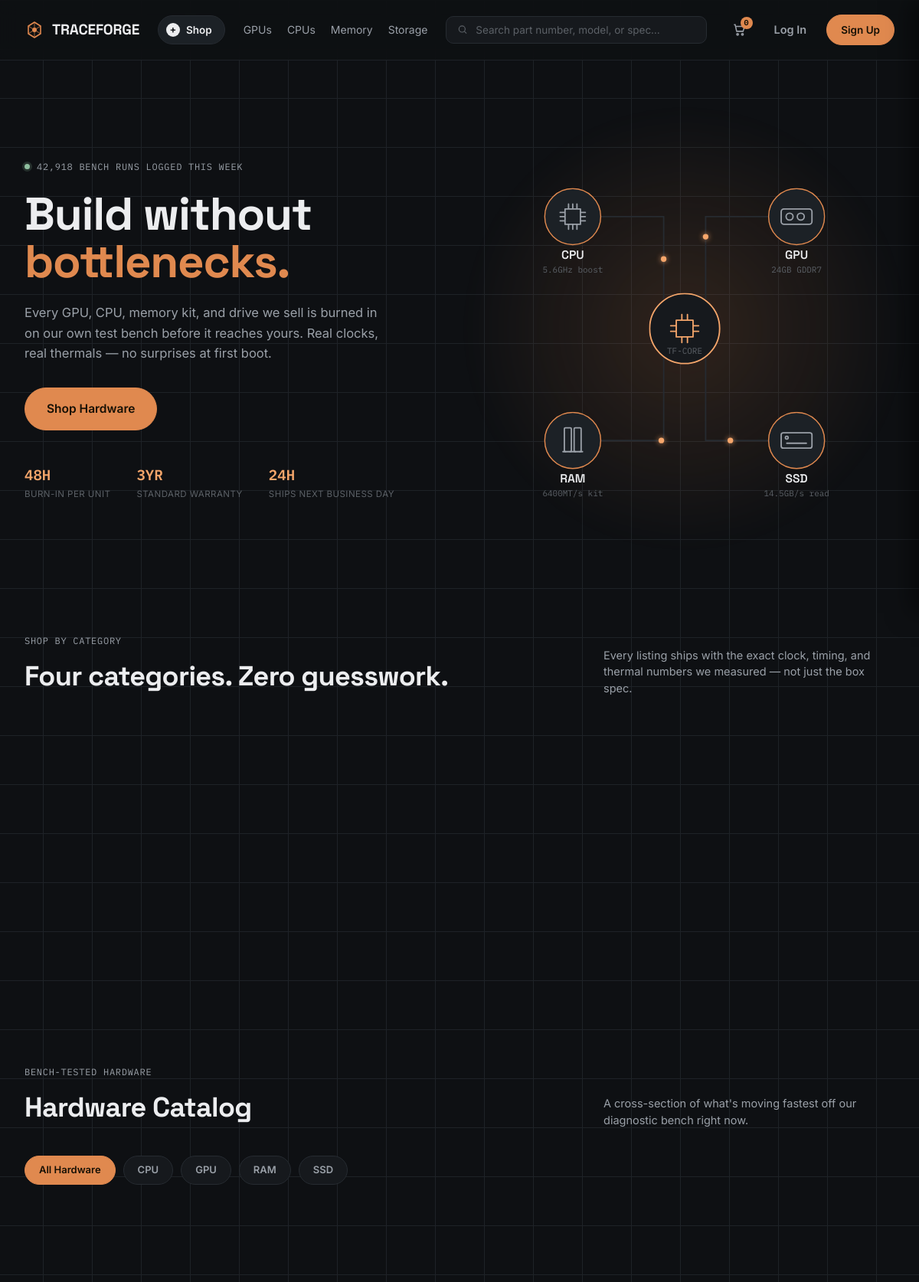
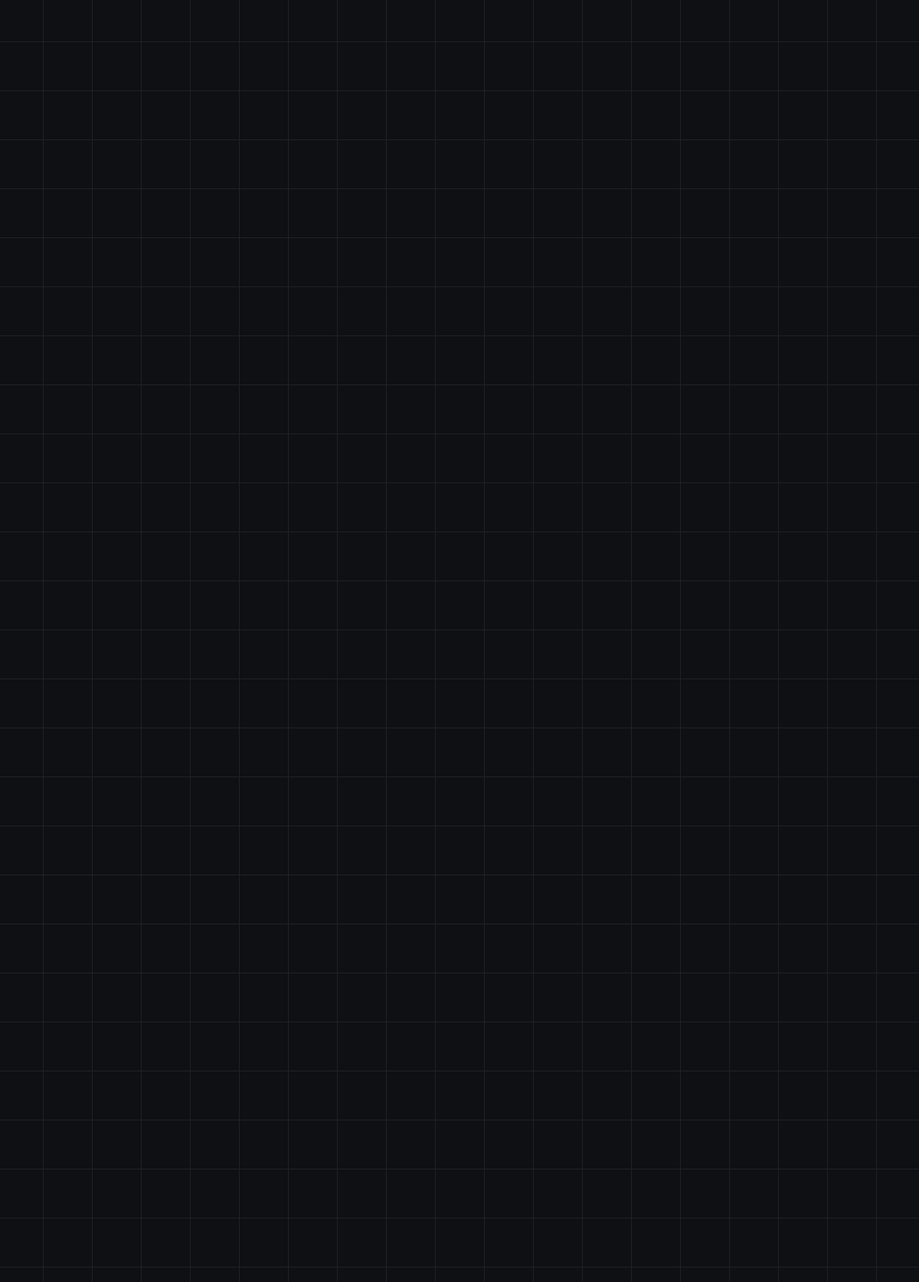
The page / (upper part) on the database its author committed (2 pictures, top to bottom).
### products/models.py (models this page shows, shortened)
class Category(models.Model):
    name = models.CharField(max_length=100, unique=True)
    slug = models.SlugField(max_length=120, unique=True)
    description = models.TextField(blank=True)
    icon_svg = models.TextField(blank=True, help_text='Inline SVG or icon representation')
    class Meta:
        verbose_name_plural = 'Categories'
        ordering = ['name']

### products/views.py (the view)
# urls.py: urlpatterns = [path('', ProductListView.as_view(), name='product_list'), path('product/<slug:slug>/', ProductDetailView.as_view(), name='product_detail'), path('product/<slug:slug>/review/', AddProduc
class ProductListView(ListView):
    model = Product
    template_name = 'products/product_list.html'
    context_object_name = 'products'
    paginate_by = 12
    def get_queryset(self):
        queryset = Product.objects.all().select_related('category').prefetch_related('images')
        category_slug = self.request.GET.get('category')
        if category_slug:
            queryset = queryset.filter(category__slug=category_slug)
        query = self.request.GET.get('q')
        if query:
            queryset = queryset.filter(Q(name__icontains=query) | Q(brand__icontains=query) | Q(short_description__icontains=query) | Q(category__name__icontains=query))
        brand = self.request.GET.get('brand')
        if brand:
            queryset = queryset.filter(brand__iexact=brand)
        in_stock = self.request.GET.get('in_stock')
        if in_stock == '1':
            queryset = queryset.filter(stock_qty__gt=0)
        sort = self.request.GET.get('sort')
        if sort == 'price_low':
            queryset = queryset.order_by('price')
        elif sort == 'price_high':
            queryset = queryset.order_by('-price')
        elif sort == 'rating':
            queryset = queryset.order_by('-rating')
        elif sort == 'newest':
            queryset = queryset.order_by('-created_at')
        else:
            queryset = queryset.order_by('-is_featured', '-created_at')
        return queryset
    def get_context_data(self, **kwargs):
        context = super().get_context_data(**kwargs)
        context['categories'] = Category.objects.all()
        context['selected_category'] = self.request.GET.get('category', '')
        context['search_query'] = self.request.GET.get('q', '')
        context['selected_brand'] = self.request.GET.get('brand', '')
        context['selected_sort'] = self.request.GET.get('sort', '')
        context['in_stock_only'] = self.request.GET.get('in_stock', '')
        context['active_banner'] = PromotionBanner.objects.filter(is_active=True).first()
        context['available_brands'] = Product.objects.values_list('brand', flat=True).distinct().order_by('brand')
        context['featured_products'] = Product.objects.filter(is_featured=True)[:4]
        return context

### cart/context_processors.py (called while the page is built)
def cart(request):
    return {'cart': Cart(request)}

### core/context_processors.py (called while the page is built)
def site_context(request):
    categories = Category.objects.all().order_by('name')
    return {'site_name': 'N-IT Home', 'site_tagline': 'Premium PC Hardware & Components', 'currency_symbol': '$', 'nav_categories': categories}

### products/models.py (called while the page is built)
    def get_absolute_url(self):
        return reverse('products:product_detail', kwargs={'slug': self.slug})

    @property
    def is_in_stock(self) -> bool:
        return self.stock_qty > 0

    @property
    def discount_percent(self) -> int:
        if self.original_price and self.original_price > self.price:
            return int((self.original_price - self.price) / self.original_price * 100)
        return 0

    @property
    def primary_image_url(self) -> str:
        if self.thumbnail:
            return self.thumbnail.url
        if self.thumbnail_url:
            return self.thumbnail_url
        return 'https://images.unsplash.com/photo-1591799264318-7e6ef8ddb7ea?w=800&auto=format&fit=crop&q=80'

### templates/products/product_list.html (shortened to what this page needs)
{% extends 'base.html' %}
{% load static %}
{% block content %}
<section class="hero" id="top">
  <div class="wrap hero-inner">
    <div class="hero-copy">
      <div class="eyebrow"><span class="dot"></span> 42,918 bench runs logged this week</div>
      <h1>Build without<br><span class="accent">bottlenecks.</span></h1>
      <p class="hero-sub">Every GPU, CPU, memory kit, and drive we sell is burned in on our own test bench before it reaches yours. Real clocks, real thermals — no surprises at first boot.</p>
      <div class="hero-ctas">
        <a href="#shop" class="btn-solid lg">Shop Hardware</a>
      </div>
      <div class="hero-micro">
        <div><span class="val">48H</span><small>Burn-in per unit</small></div>
        <div><span class="val">3YR</span><small>Standard warranty</small></div>
        <div><span class="val">24H</span><small>Ships next business day</small></div>
      </div>
    </div>
    <div class="hero-visual">
      <svg class="schematic" viewBox="0 0 600 600" aria-label="Traceforge Hardware Architecture Schematic">
        <g class="hub">
          <text x="300" y="336" text-anchor="middle" class="spec" fill="currentColor">TF-CORE</text>
        </g>
        <g class="node-g n1">
          <g class="node-float">
            <text x="140" y="200" text-anchor="middle" class="label">CPU</text>
            <text x="140" y="220" text-anchor="middle" class="spec">5.6GHz boost</text>
          </g>
        </g>
        <g class="node-g n2">
          <g class="node-float">
            <text x="460" y="200" text-anchor="middle" class="label">GPU</text>
            <text x="460" y="220" text-anchor="middle" class="spec">24GB GDDR7</text>
          </g>
        </g>
        <g class="node-g n3">
          <g class="node-float">
            <text x="140" y="520" text-anchor="middle" class="label">RAM</text>
            <text x="140" y="540" text-anchor="middle" class="spec">6400MT/s kit</text>
          </g>
        </g>
        <g class="node-g n4">
          <g class="node-float">
            <text x="460" y="520" text-anchor="middle" class="label">SSD</text>
            <text x="460" y="540" text-anchor="middle" class="spec">14.5GB/s read</text>
          </g>
        </g>
      </svg>
    </div>
  </div>
</section>
<section id="shop">
  <div class="wrap">
    <div class="section-head">
      <div>
        <span class="eyebrow mono">Shop by category</span>
        <h2>Four categories. Zero guesswork.</h2>
      </div>
      <p>Every listing ships with the exact clock, timing, and thermal numbers we measured — not just the box spec.</p>
    </div>
    <div class="cat-grid">
    </div>
  </div>
</section>
<section id="catalog">
  <div class="wrap">
    <div class="section-head">
      <div>
        <span class="eyebrow mono" id="bench">Bench-tested hardware</span>
        <h2>
          {% if selected_category == 'gpu' %}
            Graphics Cards (GPUs)
          {% elif selected_category == 'cpu' %}
            Processors (CPUs)
          {% elif selected_category == 'ram' %}
            System Memory (RAM)
          {% elif selected_category == 'ssd' %}
            Solid State Drives (SSD)
          {% else %}
            Hardware Catalog
          {% endif %}
        </h2>
      </div>
      <p>
        {% if selected_category == 'gpu' %}
          Full-load thermal and power-tested discrete graphics accelerators.
        {% elif selected_category == 'cpu' %}
          Multi-core processors binned for sustained boost frequencies.
        {% elif selected_category == 'ram' %}
          DDR5 matched memory kits tested for rock-solid timing stability.
        {% elif selected_category == 'ssd' %}
          PCIe NVMe solid state drives verified under sustained sequential and random I/O.
        {% else %}
          A cross-section of what's moving fastest off our diagnostic bench right now.
        {% endif %}
      </p>
    </div>
    <div class="cat-filter-pills-bar">
      <a href="{% url 'products:product_list' %}#catalog" class="filter-pill {% if not selected_category %}active{% endif %}">
        All Hardware
      </a>
      {% for cat in categories %}
        <a href="{% url 'products:product_list' %}?category={{ cat.slug }}#catalog" class="filter-pill {% if selected_category == cat.slug %}active{% endif %}">
          {{ cat.name }}
        </a>
      {% endfor %}
    </div>
    {% if products %}
      <div class="prod-grid">
      </div>
    {% endif %}
  </div>
</section>
{% endblock %}

### rows shown on the page
Category: name "CPU"
Category: name "GPU"
Category: name "RAM"
Category: name "SSD"

### other values the page prints
{{ cart.total_items|default:'0' }} "0"
